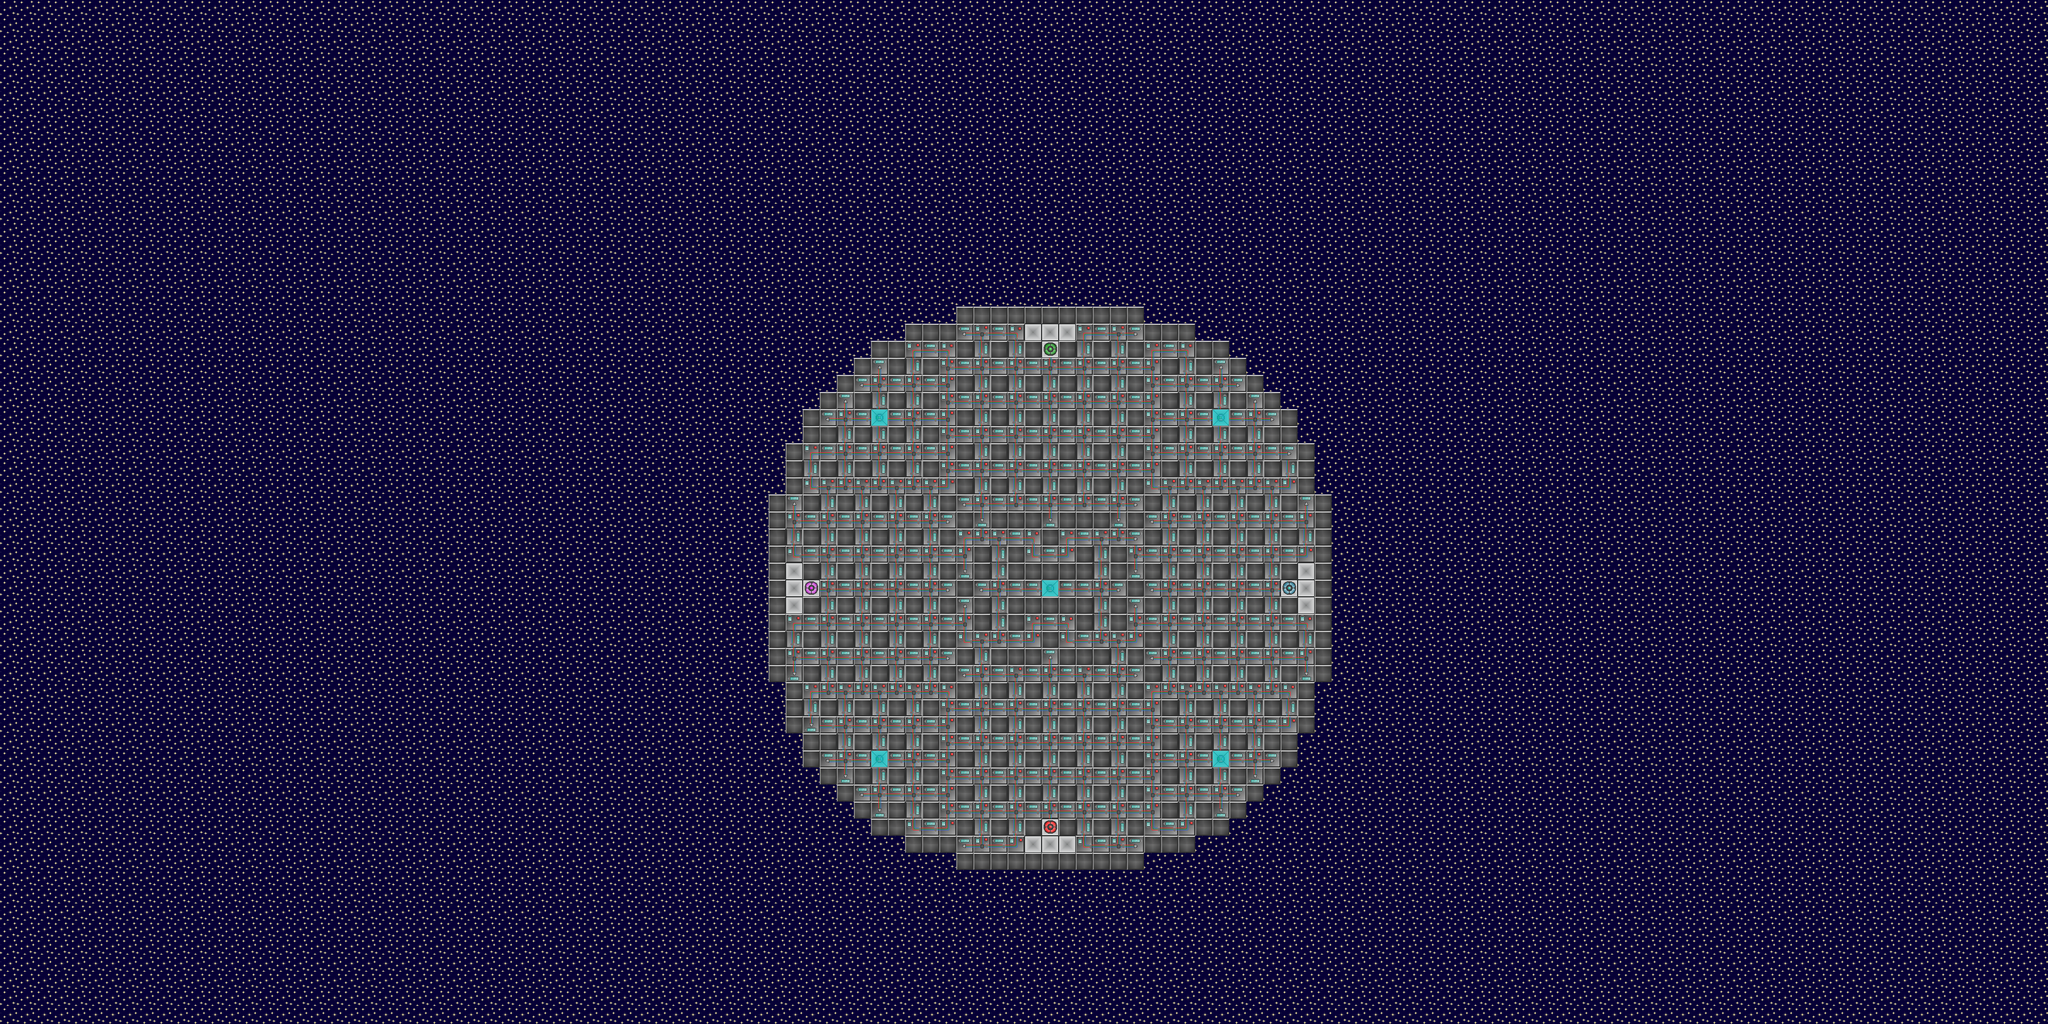

This game map was drawn from its Tiled (.tmx) file and the tilesets committed beside it. A one-line description and the trimmed map source follow:
An orthogonal 120x60 tile map with 32x32 px tiles, 5 tile layers (Background, Floor, Blocks, Items, ...), 3 tilesets.

<map version="1.0" orientation="orthogonal" renderorder="right-down" width="120" height="60" tilewidth="32" tileheight="32" nextobjectid="1">
 <tileset firstgid="1" name="map_tiles" tilewidth="34" tileheight="34" tilecount="28" columns="4">
  <image source="../blocks/map_tiles.png" width="136" height="256" />
  <tile id="2">
   <properties>
    <property name="Item-Spawner" value="" />
   </properties>
  </tile>
  <tile id="3">
   <properties>
    <property name="blocked" value="" />
   </properties>
  </tile>
  <tile id="4">
   <properties>
    <property name="Spawn-P2" value="" />
   </properties>
  </tile>
  <tile id="5">
   <properties>
    <property name="Spawn-P3" value="" />
   </properties>
  </tile>
  <tile id="6">
   <properties>
    <property name="Spawn-P4" value="" />
   </properties>
  </tile>
  <tile id="7">
   <properties>
    <property name="Spawn-P1" value="" />
   </properties>
  </tile>
  <tile id="8">
   <properties>
    <property name="blocked" value="" />
    <property name="undestructable" value="" />
   </properties>
  </tile>
  <tile id="9">
   <properties>
    <property name="blocked" value="" />
    <property name="ghost-blocked" value="" />
    <property name="undestructable" value="" />
   </properties>
  </tile>
  <tile id="10">
   <properties>
    <property name="blocked" value="" />
   </properties>
  </tile>
  <tile id="11">
   <properties>
    <property name="blocked" value="" />
   </properties>
  </tile>
  <tile id="12">
   <properties>
    <property name="blocked" value="" />
   </properties>
  </tile>
  <tile id="13">
   <properties>
    <property name="blocked" value="" />
   </properties>
  </tile>
  <tile id="14">
   <properties>
    <property name="blocked" value="" />
   </properties>
  </tile>
  <tile id="15">
   <properties>
    <property name="blocked" value="" />
   </properties>
  </tile>
  <tile id="16">
   <properties>
    <property name="blocked" value="" />
   </properties>
  </tile>
  <tile id="17">
   <properties>
    <property name="blocked" value="" />
   </properties>
  </tile>
  <tile id="18">
   <properties>
    <property name="blocked" value="" />
   </properties>
  </tile>
  <tile id="19">
   <properties>
    <property name="blocked" value="" />
   </properties>
  </tile>
  <tile id="20">
   <properties>
    <property name="blocked" value="" />
   </properties>
  </tile>
  <tile id="21">
   <properties>
    <property name="blocked" value="" />
   </properties>
  </tile>
  <tile id="22">
   <properties>
    <property name="blocked" value="" />
   </properties>
  </tile>
  <tile id="23">
   <properties>
    <property name="blocked" value="" />
   </properties>
  </tile>
  <tile id="24">
   <properties>
    <property name="blocked" value="" />
   </properties>
  </tile>
  <tile id="25">
   <properties>
    <property name="blocked" value="" />
   </properties>
  </tile>
  <tile id="26">
   <properties>
    <property name="blocked" value="" />
   </properties>
  </tile>
  <tile id="27">
   <properties>
    <property name="blocked" value="" />
   </properties>
  </tile>
 </tileset>
 <tileset firstgid="29" name="map_tiles_stadt" tilewidth="34" tileheight="34" tilecount="44" columns="4">
  <image source="../blocks/map_tiles_stadt.png" width="136" height="392" />
  <tile id="1">
   <properties>
    <property name="blocked" value="" />
    <property name="ghost-blocked" value="" />
    <property name="undestructable" value="" />
   </properties>
  </tile>
  <tile id="2">
   <properties>
    <property name="Item-Spawner" value="" />
   </properties>
  </tile>
  <tile id="4">
   <properties>
    <property name="Spawn-P2" value="" />
   </properties>
  </tile>
  <tile id="5">
   <properties>
    <property name="Spawn-P3" value="" />
   </properties>
  </tile>
  <tile id="6">
   <properties>
    <property name="Spawn-P4" value="" />
   </properties>
  </tile>
  <tile id="7">
   <properties>
    <property name="Spawn-P1" value="" />
   </properties>
  </tile>
  <tile id="8">
   <properties>
    <property name="blocked" value="" />
    <property name="undestructable" value="" />
   </properties>
  </tile>
  <tile id="9">
   <properties>
    <property name="blocked" value="" />
    <property name="undestructable" value="" />
   </properties>
  </tile>
  <tile id="11">
   <properties>
    <property name="blocked" value="" />
   </properties>
  </tile>
  <tile id="12">
   <properties>
    <property name="blocked" value="" />
   </properties>
  </tile>
  <tile id="13">
   <properties>
    <property name="blocked" value="" />
   </properties>
  </tile>
  <tile id="15">
   <properties>
    <property name="blocked" value="" />
   </properties>
  </tile>
  <tile id="16">
   <properties>
    <property name="blocked" value="" />
   </properties>
  </tile>
  <tile id="18">
   <properties>
    <property name="blocked" value="" />
   </properties>
  </tile>
  <tile id="19">
   <properties>
    <property name="blocked" value="" />
   </properties>
  </tile>
  <tile id="24">
   <properties>
    <property name="blocked" value="" />
    <property name="ghost-blocked" value="" />
    <property name="undestructable" value="" />
   </properties>
  </tile>
  <tile id="25">
   <properties>
    <property name="blocked" value="" />
    <property name="ghost-blocked" value="" />
    <property name="undestructable" value="" />
   </properties>
  </tile>
  <tile id="26">
   <properties>
    <property name="blocked" value="" />
   </properties>
  </tile>
  <tile id="27">
   <properties>
    <property name="blocked" value="" />
   </properties>
  </tile>
  <tile id="28">
   <properties>
    <property name="blocked" value="" />
    <property name="ghost-blocked" value="" />
    <property name="undestructable" value="" />
   </properties>
  </tile>
  <tile id="29">
   <properties>
    <property name="blocked" value="" />
    <property name="undestructable" value="" />
   </properties>
  </tile>
  <tile id="30">
   <properties>
    <property name="blocked" value="" />
    <property name="undestructable" value="" />
   </properties>
  </tile>
  <tile id="31">
   <properties>
    <property name="blocked" value="" />
    <property name="undestructable" value="" />
   </properties>
  </tile>
  <tile id="32">
   <properties>
    <property name="undestructable" value="" />
   </properties>
  </tile>
  <tile id="33">
   <properties>
    <property name="blocked" value="" />
   </properties>
  </tile>
  <tile id="34">
   <properties>
    <property name="blocked" value="" />
   </properties>
  </tile>
  <tile id="35">
   <properties>
    <property name="blocked" value="" />
   </properties>
  </tile>
  <tile id="36">
   <properties>
    <property name="blocked" value="" />
   </properties>
  </tile>
  <tile id="37">
   <properties>
    <property name="blocked" value="" />
   </properties>
  </tile>
  <tile id="38">
   <properties>
    <property name="blocked" value="" />
   </properties>
  </tile>
  <tile id="39">
   <properties>
    <property name="blocked" value="" />
   </properties>
  </tile>
  <tile id="40">
   <properties>
    <property name="blocked" value="" />
   </properties>
  </tile>
  <tile id="41">
   <properties>
    <property name="blocked" value="" />
   </properties>
  </tile>
  <tile id="42">
   <properties>
    <property name="blocked" value="" />
   </properties>
  </tile>
  <tile id="43">
   <properties>
    <property name="blocked" value="" />
   </properties>
  </tile>
 </tileset>
 <tileset firstgid="73" name="background-credits" tilewidth="34" tileheight="34" tilecount="28" columns="4">
  <image source="../blocks/background-credits.png" width="136" height="256" />
 </tileset>
 <layer name="Background" width="120" height="60">
  <data>[7200 cells, 7200 non-empty, 1 distinct tile ids]</data>
 </layer>
 <layer name="Floor" width="120" height="60">
  <data>[7200 cells, 817 non-empty, 6 distinct tile ids]</data>
 </layer>
 <layer name="Blocks" width="120" height="60">
  <data>[7200 cells, 897 non-empty, 18 distinct tile ids]</data>
 </layer>
 <layer name="Items" width="120" height="60">
  <data>[7200 cells, 0 non-empty, 0 distinct tile ids]</data>
 </layer>
 <layer name="Bombs" width="120" height="60">
  <data>[7200 cells, 0 non-empty, 0 distinct tile ids]</data>
 </layer>
</map>
